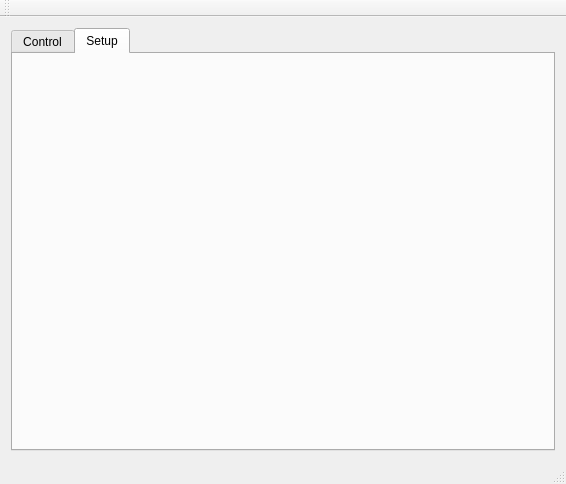
<?xml version="1.0" encoding="UTF-8"?>
<ui version="4.0">
 <class>MainView</class>
 <widget class="QMainWindow" name="MainView">
  <property name="geometry">
   <rect>
    <x>0</x>
    <y>0</y>
    <width>566</width>
    <height>484</height>
   </rect>
  </property>
  <property name="windowTitle">
   <string>Virtual Front Panel - Gating Controller</string>
  </property>
  <property name="windowIcon">
   <iconset resource="../VfpResources.qrc">
    <normaloff>:/root/Images/Syncor48.png</normaloff>:/root/Images/Syncor48.png</iconset>
  </property>
  <widget class="QWidget" name="centralWidget">
   <layout class="QHBoxLayout" name="horizontalLayout">
    <item>
     <widget class="QTabWidget" name="tabMainView">
      <property name="currentIndex">
       <number>1</number>
      </property>
      <widget class="QWidget" name="tabControl">
       <attribute name="icon">
        <iconset resource="../VfpResources.qrc">
         <normaloff>:/root/Images/ControlPadW.png</normaloff>:/root/Images/ControlPadW.png</iconset>
       </attribute>
       <attribute name="title">
        <string>Control</string>
       </attribute>
      </widget>
      <widget class="QWidget" name="tabSetup">
       <attribute name="icon">
        <iconset resource="../VfpResources.qrc">
         <normaloff>:/root/Images/Setup.png</normaloff>:/root/Images/Setup.png</iconset>
       </attribute>
       <attribute name="title">
        <string>Setup</string>
       </attribute>
       <layout class="QVBoxLayout" name="verticalLayout_2">
        <item>
         <layout class="QVBoxLayout" name="loSetupTab"/>
        </item>
       </layout>
      </widget>
     </widget>
    </item>
   </layout>
  </widget>
  <widget class="QMenuBar" name="menuBar">
   <property name="geometry">
    <rect>
     <x>0</x>
     <y>0</y>
     <width>566</width>
     <height>25</height>
    </rect>
   </property>
  </widget>
  <widget class="QToolBar" name="mainToolBar">
   <attribute name="toolBarArea">
    <enum>TopToolBarArea</enum>
   </attribute>
   <attribute name="toolBarBreak">
    <bool>false</bool>
   </attribute>
  </widget>
  <widget class="QStatusBar" name="statusBar"/>
 </widget>
 <layoutdefault spacing="6" margin="11"/>
 <resources>
  <include location="../VfpResources.qrc"/>
 </resources>
 <connections/>
</ui>
